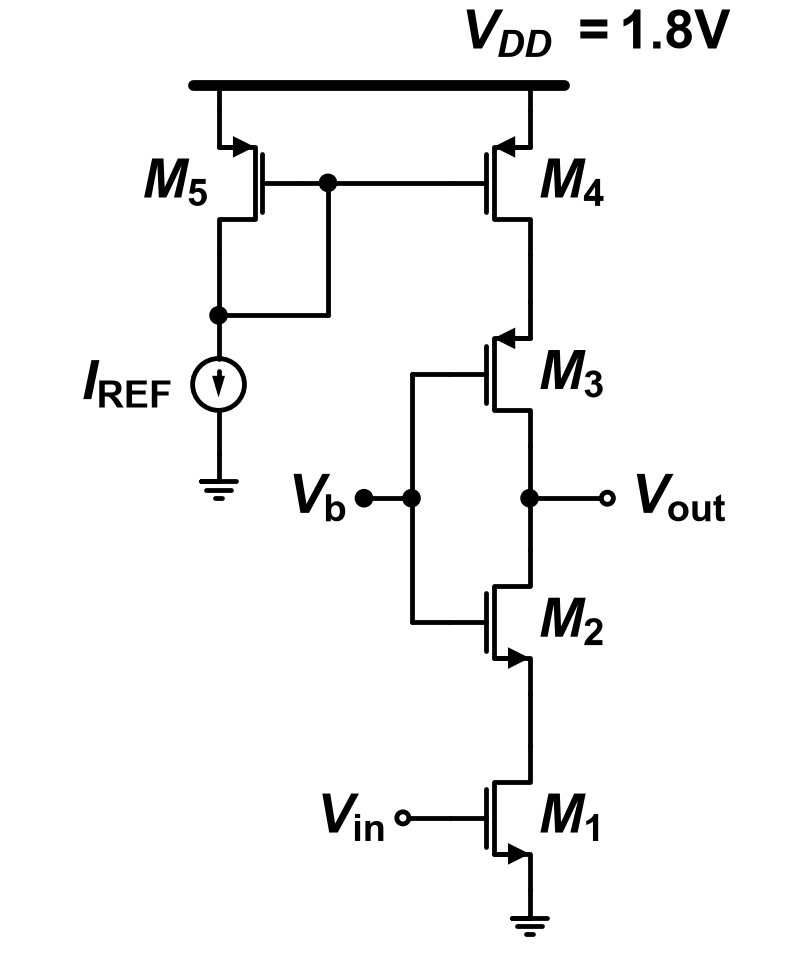

Here is the Python script that generated this plot:
"""2018-2 중간 Q2 — 기준: Q2.md '회로 — Fig Q2'."""
import schemdraw.elements as elm
from schem_style import OPEN_R, dot, gate_terminal, new_drawing, nmos, pmos, rail

GAP = 0.2   # 소자 라벨과 기호 사이 간격


def draw():
    d = new_drawing()
    xl, xr, rail_y = 0, 3.6, 9.5
    rail(d, (xl - 0.3, rail_y), (xr + 0.4, rail_y))
    d.add(elm.Label().right().at((xr - 0.9, rail_y + 0.2))
          .label(r"$V_{DD}\ \mathrm{=1.8V}$", halign="left", valign="bottom"))
    # 위 pmos 두 개: M5 좌우 반전(다이오드 연결), M4 보통. 소스 → 레일
    m5 = pmos(d, at=(xl, rail_y - 0.3), anchor="source", mirror=True, label=r"$M_\mathrm{5}$")
    m4 = pmos(d, at=(xr, rail_y - 0.3), anchor="source", label=r"$M_\mathrm{4}$")
    for m in (m5, m4):
        d.add(elm.Line().up().at(m.source).toy(rail_y))
    # 게이트 공통선과 M5 게이트 바로 오른쪽 게이트 접속점, 아래로 n1 높이 → 왼쪽 n1 접속점
    xg = m5.gate.x + 0.35
    d.add(elm.Line().at(m5.gate).tox(xg)); g = dot(d)
    d.add(elm.Line().at(g.center).tox(m4.gate.x))
    d.add(elm.Line().down().at(m5.drain).length(0.7)); n1 = dot(d)
    d.add(elm.Line().down().at(g.center).toy(n1.center.y))
    d.add(elm.Line().left().tox(xl))
    # n1 → I_REF(화살표 아래) → 접지
    iref = d.add(elm.SourceI().down().at(n1.center).length(1.6).scale(0.6)
                 .label(r"$I_\mathrm{REF}$", "top", ofst=0.35))
    d.add(elm.Ground().at(iref.end).scale(0.8))
    # 오른쪽 세로줄 위→아래: M4, M3, Vout 접속점, M2, M1, 접지
    d.add(elm.Line().down().at(m4.drain).length(0.55))
    m3 = pmos(d, at=d.here, anchor="source", label=r"$M_\mathrm{3}$")
    d.add(elm.Line().down().at(m3.drain).length(0.6)); vout = dot(d)
    d.add(elm.Line().right().at(vout.center).length(0.9))
    d.add(elm.Dot(open=True, radius=OPEN_R).label(r"$V_\mathrm{out}$", "right", ofst=GAP))
    d.add(elm.Line().down().at(vout.center).length(0.6))
    m2 = nmos(d, at=d.here, anchor="drain", label=r"$M_\mathrm{2}$")
    d.add(elm.Line().down().at(m2.source).length(0.6))
    m1 = nmos(d, at=d.here, anchor="drain", label=r"$M_\mathrm{1}$")
    gate_terminal(d, m1.gate, r"$V_\mathrm{in}$", open_=True)
    d.add(elm.Ground().at(m1.source).scale(0.8))
    # V_b 점 단자 → Vb 접속점 → 위로 M3 게이트, 아래로 M2 게이트
    xb = m3.gate.x - 0.45
    d.here = (xb, vout.center.y); vb = dot(d)
    gate_terminal(d, vb.center, r"$V_\mathrm{b}$")
    d.add(elm.Line().up().at(vb.center).toy(m3.gate.y))
    d.add(elm.Line().right().tox(m3.gate.x))
    d.add(elm.Line().down().at(vb.center).toy(m2.gate.y))
    d.add(elm.Line().right().tox(m2.gate.x))
    return d
